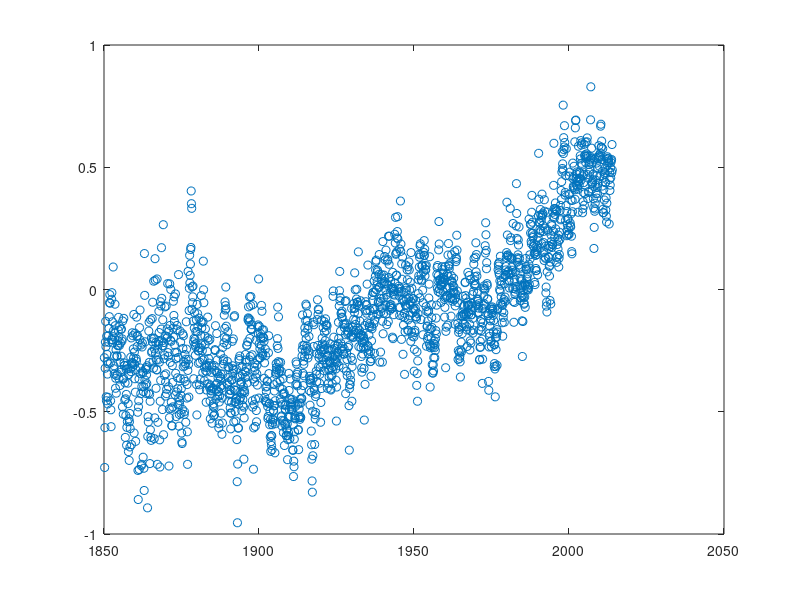

MATLAB code for this plot:
%% Load data

data = csvread('HadCRUT-4-2-0-0-monthly-ns-avg-median-only.csv', 1, 0);
X_full = data(:,1);
y_full = data(:,2);

%% Plot

plot(X_full(:,1), y_full, 'o');

%% Save

X = X_full;
y = y_full;

save(['HadCRUT-4-2-0-0-monthly-ns-avg-median-only', '.mat'], 'X', 'y');

%% Subsample

% n = 5000;
% 
% rp = randperm(length(y_full));
% idx = rp(1:n);
% 
% X = X_full(idx,:);
% y = y_full(idx,:);
% 
% save(['quebec-', int2str(n), '.mat'], 'X', 'y');
% 
% plot(X(:,1), y, 'o');